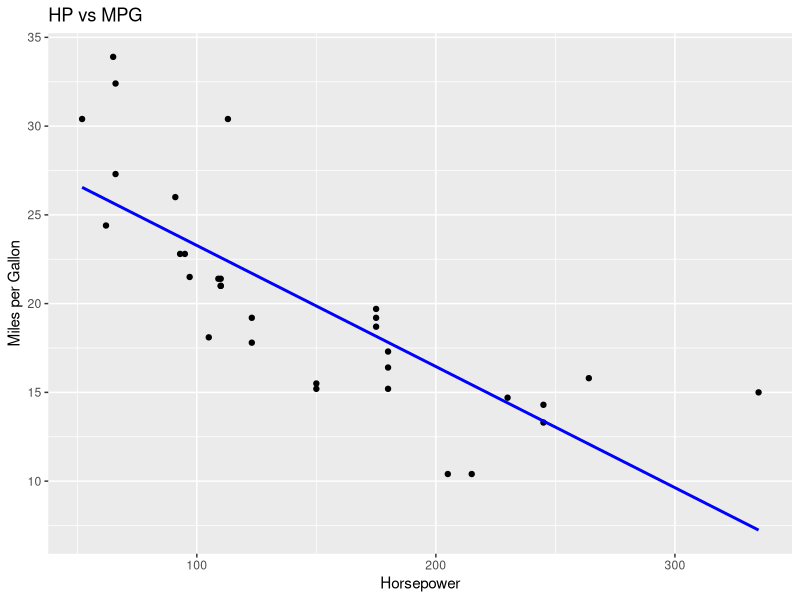
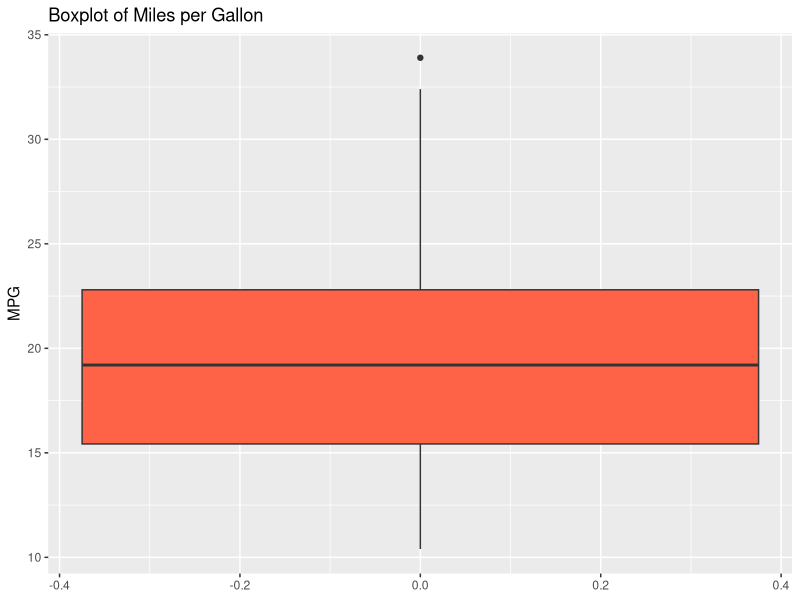
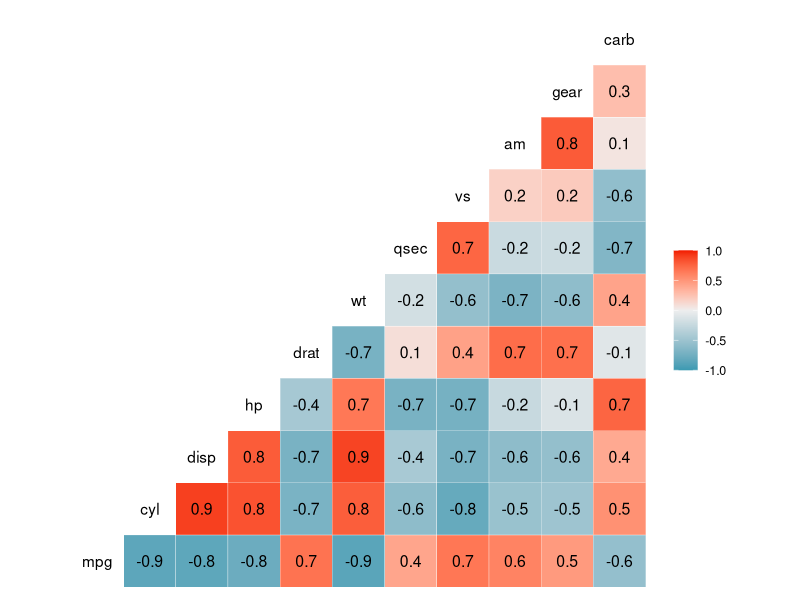

Write the R code that produced these figures, in order.
#Dataset Description
data("mtcars")
head(mtcars)

#Advanced Visualization with ggplot2
#Trend Analysis: Horsepower vs. Miles per Gallon
library(ggplot2) 
ggplot(mtcars, aes(x = hp, y = mpg)) +
  geom_point() +
  geom_smooth(method = "lm", se = FALSE, color = "blue") +
  labs(title = "HP vs MPG", x = "Horsepower", y = "Miles per Gallon")

# Detecting Outliers with Boxplot
ggplot(mtcars, aes(y = mpg)) +
  geom_boxplot(fill = "tomato") +
  labs(title = "Boxplot of Miles per Gallon", y = "MPG")

#Correlation Heatmap
install.packages("GGally")
library(GGally)
ggcorr(mtcars, label = TRUE)

#Data Cleaning
#Remove Missing Values (if any)

# --- Handling Missing Values ---
# Check how many NA values are in each column
colSums(is.na(mtcars))

# Create a new dataframe with rows containing NA values removed
mtcars_clean <- na.omit(mtcars)
# Verify that there are no more NA values
cat("Total NA values after cleaning:", sum(is.na(mtcars_clean)), "\n")

#Remove Duplicate Rows
mtcars_clean <- mtcars_clean[!duplicated(mtcars_clean), ]

#Data Wrangling with dplyr
#Filter cars with mpg > 20
install.packages("dplyr")      
library(dplyr)
mtcars_filtered <- mtcars_clean %>% filter(mpg > 20)

#Select specific columns
mtcars_selected <- mtcars_filtered %>% select(mpg, hp, wt)

#Create a new variable: Power-to-Weight Ratio
mtcars_mutated <- mtcars_selected %>%
  mutate(power_to_weight = hp / wt)

#Normalization and Scaling
#Normalize mpg, hp, wt
mtcars_scaled <- mtcars_selected %>%
  mutate(across(c(mpg, hp, wt), ~ scale(.)[,1]))
head(mtcars_scaled)

